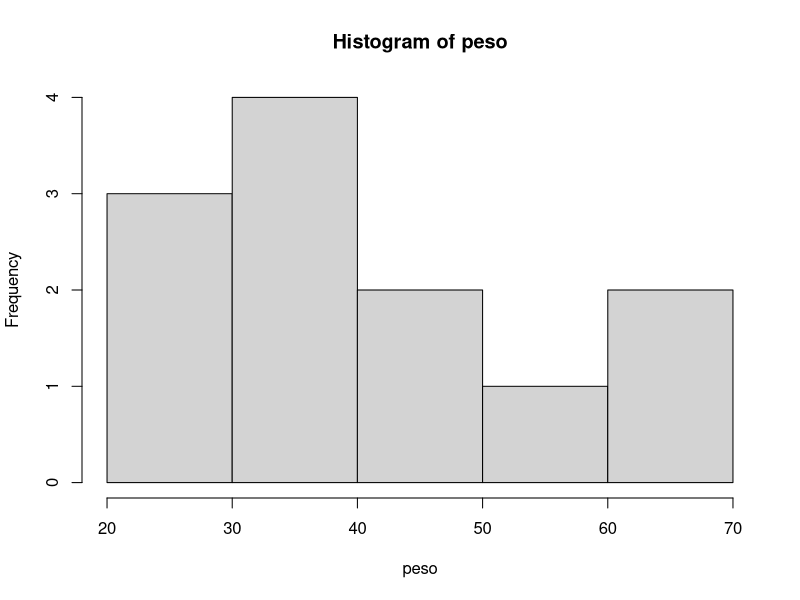
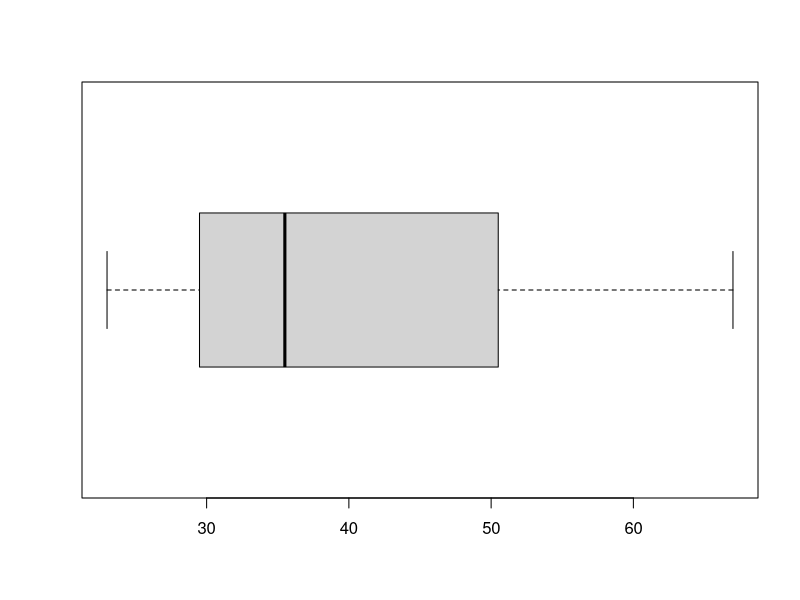
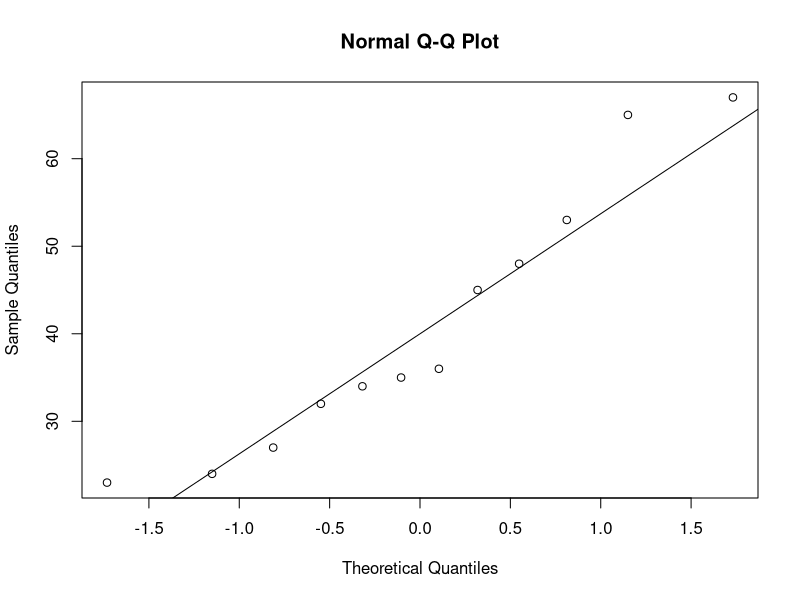

Write R code to recreate these figures, in order.
peso=c(34,67,48,53,65,36,24,45,23,27,35,32)
sexo=c('M','M','M','M','M','M','F','F','F','F','F','F')
length(peso)
length(sexo)
#Testar a normalidade gráfica
#Histograma
hist(peso)
#Boxplot(peso)
boxplot(peso,horizontal = T)
sort(peso)
##Qqplot
qqnorm(peso)
qqline(peso)
#Método inferencial para normalidade
shapiro.test(peso)
#p=0.23 portanto aceita Ho e peso é normal
